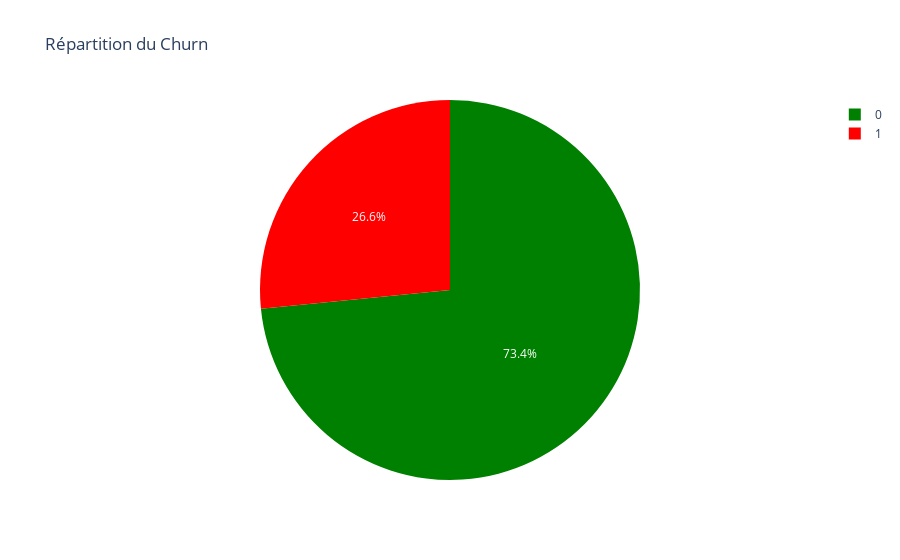

Source (notebook cell):
### Code cell
fig = px.pie(df, names="Churn", title="Répartition du Churn", color="Churn",
             color_discrete_map={0: "green", 1: "red"},
             labels={0: "Fidèle", 1: "Churn"})
fig.show()

### Figure 1 — Plotly figure (JSON) as saved in the notebook; plotly's stock layout.template omitted (floating-point values rounded to 4 significant figures; data arrays with more than 128 entries replaced by an {"elided": "..."} marker saying what was removed)
{"data": [{"customdata": {"elided": "7032x1 int values"}, "domain": {"x": [0, 1], "y": [0, 1]}, "hovertemplate": "Churn=%{customdata[0]}<extra></extra>", "labels": {"elided": "7032 int values"}, "legendgroup": "", "marker": {"colors": {"elided": "7032 str values"}}, "name": "", "showlegend": true, "type": "pie"}], "layout": {"legend": {"tracegroupgap": 0}, "title": {"text": "Répartition du Churn"}}}
